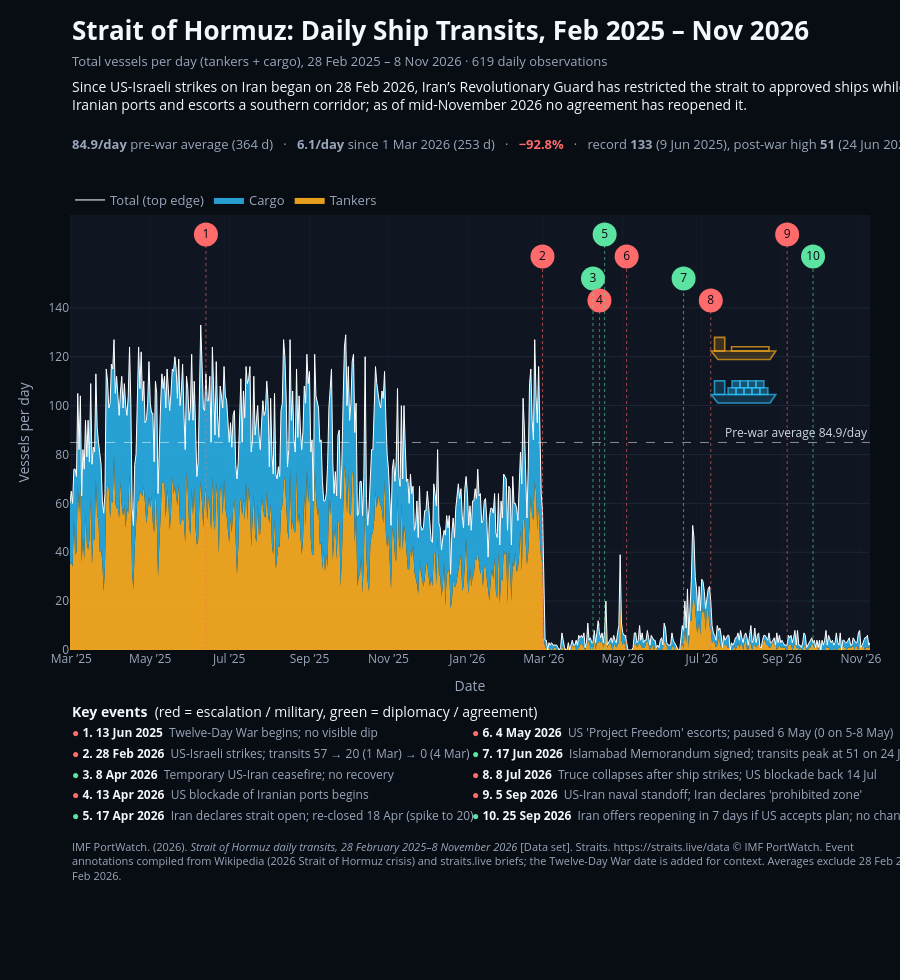

The cell this chart's notebook holds for it:
### Code cell
#!/usr/bin/env python3
"""
Strait of Hormuz: Daily Ship Transits, Feb 2025 - Nov 2026  (interactive Plotly version)

Hover for daily counts; zoom/pan; click legend items to toggle tankers/cargo; hover event markers.
Writes a standalone HTML page you can host with GitHub Pages.
"""
import sys
import textwrap
from pathlib import Path

import pandas as pd
import plotly.graph_objects as go

# Relative paths (looks in the same folder as the script/notebook)
OFFLINE = False
CSV = Path("straits-transits.csv")
OUT = Path("index.html")   # index.html => GitHub Pages home

BG, PANEL, INK, MUTE, GRID = "#080c13", "#0f1521", "#f4f7fb", "#9aa7ba", "#1d2636"
TANK, CARGO, ESC, DIP = "#ffb020", "#2ec4ff", "#ff6b6b", "#5be3a1"

# ---- load + audit -----------------------------------------------------------
if not CSV.exists():
    sys.exit(f"CSV not found: {CSV}. Make sure it is in the same folder as this script.")
df = pd.read_csv(CSV, parse_dates=["date"]).sort_values("date").reset_index(drop=True)
assert not df.date.duplicated().any(), "duplicate dates"
assert df.date.diff().dropna().eq(pd.Timedelta(days=1)).all(), "gaps in daily series"
assert not df.isna().any().any(), "null values"
assert (df.n_total == df.n_tanker + df.n_cargo).all(), "total != tanker + cargo"

pre = df[(df.date >= "2025-03-01") & (df.date <= "2026-02-27")].n_total
post = df[df.date >= "2026-03-01"].n_total
pre_avg, post_avg = pre.mean(), post.mean()
drop = (1 - post_avg / pre_avg) * 100
peak = df.loc[df.n_total.idxmax()]
ppk = df.loc[df[df.date >= "2026-03-01"].n_total.idxmax()]
zeros = int((df.n_total == 0).sum())
fmt = lambda d: f"{d.day} {d:%b %Y}"
print(f"{len(df)} days | pre {pre_avg:.1f} ({len(pre)}d) | post {post_avg:.1f} ({len(post)}d) | -{drop:.1f}% | "
      f"record {peak.n_total} ({fmt(peak.date)}) | post-war high {ppk.n_total} ({fmt(ppk.date)}) | {zeros} zero days")

EVENTS = [
    ("2025-06-13", "Twelve-Day War begins; no visible dip", "e"),
    ("2026-02-28", "US-Israeli strikes; transits 57 \u2192 20 (1 Mar) \u2192 0 (4 Mar)", "e"),
    ("2026-04-08", "Temporary US-Iran ceasefire; no recovery", "d"),
    ("2026-04-13", "US blockade of Iranian ports begins", "e"),
    ("2026-04-17", "Iran declares strait open; re-closed 18 Apr (spike to 20)", "d"),
    ("2026-05-04", "US 'Project Freedom' escorts; paused 6 May (0 on 5-8 May)", "e"),
    ("2026-06-17", "Islamabad Memorandum signed; transits peak at 51 on 24 Jun", "d"),
    ("2026-07-08", "Truce collapses after ship strikes; US blockade back 14 Jul", "e"),
    ("2026-09-05", "US-Iran naval standoff; Iran declares 'prohibited zone'", "e"),
    ("2026-09-25", "Iran offers reopening in 7 days if US accepts plan; no change", "d"),
]
BLURB = ("Since US-Israeli strikes on Iran began on 28 Feb 2026, Iran\u2019s Revolutionary Guard has restricted the strait "
         "to approved ships while the US blockades Iranian ports and escorts a southern corridor; as of mid-November "
         "2026 no agreement has reopened it.")
CITE = ("IMF PortWatch. (2026). <i>Strait of Hormuz daily transits, 28 February 2025\u20138 November 2026</i> [Data set]. "
        "Straits. https://straits.live/data \u00a9 IMF PortWatch. Event annotations compiled from Wikipedia "
        "(2026 Strait of Hormuz crisis) and straits.live briefs; the Twelve-Day War date is added for context. "
        "Averages exclude 28 Feb 2025 and 28 Feb 2026.")

# ---- layout constants (used to keep ship drawings in proportion) -----------
HEIGHT, M = 980, dict(l=70, r=30, t=215, b=330)
PLOT_H = HEIGHT - M["t"] - M["b"]
PLOT_W = 1200                       # approximate; the page is responsive
ASPECT = PLOT_W / PLOT_H
YTOP = 178

fig = go.Figure()
fig.add_trace(go.Scatter(x=df.date, y=df.n_tanker, name="Tankers", mode="lines", stackgroup="s",
                         line=dict(width=0), fillcolor="rgba(255,176,32,0.90)", customdata=df.n_tanker,
                         hovertemplate="Tankers: %{customdata}<extra></extra>"))
fig.add_trace(go.Scatter(x=df.date, y=df.n_cargo, name="Cargo", mode="lines", stackgroup="s",
                         line=dict(width=0), fillcolor="rgba(46,196,255,0.80)", customdata=df.n_cargo,
                         hovertemplate="Cargo: %{customdata}<extra></extra>"))
fig.add_trace(go.Scatter(x=df.date, y=df.n_total, name="Total (top edge)", mode="lines",
                         line=dict(color="white", width=1), customdata=df.n_total,
                         hovertemplate="<b>Total: %{customdata}</b><extra></extra>"))

# event markers: dotted line + numbered badge (hover for the description)
rows = [0, 1, 2, 3] * 3
bx, by, bc, bt, bh = [], [], [], [], []
key_html = []
for k, (d, text, t) in enumerate(EVENTS, 1):
    ts, c = pd.Timestamp(d), (ESC if t == "e" else DIP)
    y = YTOP - 8 - rows[k - 1] * 9
    fig.add_shape(type="line", x0=ts, x1=ts, y0=0, y1=y - 3, line=dict(color=c, width=1, dash="dot"), opacity=0.6)
    bx.append(ts); by.append(y); bc.append(c); bt.append(str(k))
    bh.append(f"<b>{k}. {fmt(ts)}</b><br>{text}")
    key_html.append(f"<span style='color:{c}'>\u25cf</span> <b>{k}. {fmt(ts)}</b>  <span style='color:{MUTE}'>{text}</span>")
fig.add_trace(go.Scatter(x=bx, y=by, mode="markers+text", text=bt, textfont=dict(color="#06090f", size=12),
                         marker=dict(size=24, color=bc), hovertext=bh, hoverinfo="text", showlegend=False,
                         hoverlabel=dict(align="left")))

# pre-war average line
fig.add_shape(type="line", xref="paper", x0=0, x1=1, y0=pre_avg, y1=pre_avg,
              line=dict(color="rgba(255,255,255,0.5)", width=1, dash="dash"))
fig.add_annotation(xref="paper", x=1, y=pre_avg, yshift=10, xanchor="right", showarrow=False,
                   text=f"Pre-war average {pre_avg:.1f}/day", font=dict(color="#cfd8e6", size=12))


# helper to convert hex to rgba for Plotly compatibility
def hex_to_rgba(hex_color, alpha):
    h = hex_color.lstrip("#")
    r, g, b = tuple(int(h[i:i+2], 16) for i in (0, 2, 4))
    return f"rgba({r},{g},{b},{alpha})"


# line-drawn ships (paper coordinates; 120x40 local grid scaled to w paper-units wide)
def ship(x0, y0, w, kind, color):
    h = w / 3 * ASPECT
    P = lambda u, v: f"{x0 + u / 120 * w:.5f},{y0 + v / 40 * h:.5f}"
    def poly(pts, fill):
        path = "M" + " L".join(P(*p) for p in pts) + " Z"
        fig.add_shape(type="path", xref="paper", yref="paper", path=path, fillcolor=fill,
                      line=dict(color=color, width=1.6), opacity=0.7)
    poly([(2, 14), (116, 14), (106, 4), (14, 4)], hex_to_rgba(color, 0.25))          # hull
    poly([(8, 14), (26, 14), (26, 30), (8, 30)], hex_to_rgba(color, 0.25))           # bridge
    if kind == "tanker":
        poly([(38, 14), (104, 14), (104, 19), (38, 19)], "rgba(0,0,0,0)")            # deck
    else:
        for y_, xs in ((14, range(32, 100, 14)), (22, range(39, 95, 14))):           # containers
            for x_ in xs:
                poly([(x_, y_), (x_ + 14, y_), (x_ + 14, y_ + 8), (x_, y_ + 8)], hex_to_rgba(color, 0.50))


# ship positions are in plot-area paper units; they sit in the empty post-war region
ship(0.80, 0.66, 0.085, "tanker", TANK)
ship(0.80, 0.56, 0.085, "cargo", CARGO)

# header, stats, key, citation
fig.add_annotation(xref="paper", yref="paper", x=0, y=1, yshift=205, xanchor="left", yanchor="top", showarrow=False,
                   text="<b>Strait of Hormuz: Daily Ship Transits, Feb 2025 \u2013 Nov 2026</b>", font=dict(size=26, color=INK))
fig.add_annotation(xref="paper", yref="paper", x=0, y=1, yshift=165, xanchor="left", yanchor="top", showarrow=False,
                   text=f"Total vessels per day (tankers + cargo), {fmt(df.date.min())} \u2013 {fmt(df.date.max())} \u00b7 {len(df)} daily observations",
                   font=dict(size=13, color=MUTE))
fig.add_annotation(xref="paper", yref="paper", x=0, y=1, yshift=140, xanchor="left", yanchor="top", showarrow=False,
                   align="left", text="<br>".join(textwrap.wrap(BLURB, 150)), font=dict(size=14, color=INK))
fig.add_annotation(xref="paper", yref="paper", x=0, y=1, yshift=82, xanchor="left", yanchor="top", showarrow=False, align="left",
                   text=(f"<b>{pre_avg:.1f}/day</b> pre-war average ({len(pre)} d)   \u00b7   <b>{post_avg:.1f}/day</b> since 1 Mar 2026 "
                         f"({len(post)} d)   \u00b7   <b style='color:{ESC}'>\u2212{drop:.1f}%</b>   \u00b7   record <b>{int(peak.n_total)}</b> "
                         f"({fmt(peak.date)}), post-war high <b>{int(ppk.n_total)}</b> ({fmt(ppk.date)}), <b>{zeros}</b> zero-transit days"),
                   font=dict(size=13, color=MUTE))
fig.add_annotation(xref="paper", yref="paper", x=0, y=-0.115, xanchor="left", yanchor="top", showarrow=False,
                   text="<b>Key events</b>  (red = escalation / military, green = diplomacy / agreement)", font=dict(size=14, color=INK))
for i, html in enumerate(key_html):
    col, row = divmod(i, 5)
    fig.add_annotation(xref="paper", yref="paper", x=col * 0.5, y=-0.165 - row * 0.048, xanchor="left", yanchor="top",
                       showarrow=False, align="left", text=html, font=dict(size=12, color=INK))
fig.add_annotation(xref="paper", yref="paper", x=0, y=-0.43, xanchor="left", yanchor="top", showarrow=False, align="left",
                   text="<br>".join(textwrap.wrap(CITE, 175)), font=dict(size=11, color=MUTE))

fig.update_layout(
    height=HEIGHT, margin=M, paper_bgcolor=BG, plot_bgcolor=PANEL, font=dict(color=INK),
    hovermode="x unified", hoverlabel=dict(bgcolor="#000000", font_color=INK),
    legend=dict(orientation="h", x=0, y=1.0, yanchor="bottom", font=dict(color=MUTE, size=13)),
    xaxis=dict(title="Date", gridcolor="#141c2a", tickformat="%b \u2019%y", dtick="M2", hoverformat="%-d %b %Y",
               range=[df.date.min(), df.date.max()], tickfont=dict(color=MUTE), title_font=dict(color=MUTE)),
    yaxis=dict(title="Vessels per day", gridcolor=GRID, range=[0, YTOP], tickvals=list(range(0, 141, 20)),
               tickfont=dict(color=MUTE), title_font=dict(color=MUTE), zeroline=False),
)

fig.write_html(OUT, include_plotlyjs=True if OFFLINE else "cdn", full_html=True,
               config={"responsive": True, "displaylogo": False})
print(f"Saved {OUT}")
fig.show()

### Figure 1 — Plotly figure (JSON) as saved in the notebook; plotly's stock layout.template omitted (floating-point values rounded to 4 significant figures; data arrays with more than 128 entries replaced by an {"elided": "..."} marker saying what was removed)
{"data": [{"customdata": {"elided": "619 int values"}, "fillcolor": "rgba(255,176,32,0.90)", "hovertemplate": "Tankers: %{customdata}<extra></extra>", "line": {"width": 0}, "mode": "lines", "name": "Tankers", "stackgroup": "s", "type": "scatter", "x": {"elided": "619 str values"}, "y": {"elided": "619 int values"}}, {"customdata": {"elided": "619 int values"}, "fillcolor": "rgba(46,196,255,0.80)", "hovertemplate": "Cargo: %{customdata}<extra></extra>", "line": {"width": 0}, "mode": "lines", "name": "Cargo", "stackgroup": "s", "type": "scatter", "x": {"elided": "619 str values"}, "y": {"elided": "619 int values"}}, {"customdata": {"elided": "619 int values"}, "hovertemplate": "<b>Total: %{customdata}</b><extra></extra>", "line": {"color": "white", "width": 1}, "mode": "lines", "name": "Total (top edge)", "type": "scatter", "x": {"elided": "619 str values"}, "y": {"elided": "619 int values"}}, {"hoverinfo": "text", "hoverlabel": {"align": "left"}, "hovertext": ["<b>1. 13 Jun 2025</b><br>Twelve-Day War begins; no visible dip", "<b>2. 28 Feb 2026</b><br>US-Israeli strikes; transits 57 → 20 (1 Mar) → 0 (4 Mar)", "<b>3. 8 Apr 2026</b><br>Temporary US-Iran ceasefire; no recovery", "<b>4. 13 Apr 2026</b><br>US blockade of Iranian ports begins", "<b>5. 17 Apr 2026</b><br>Iran declares strait open; re-closed 18 Apr (spike to 20)", "<b>6. 4 May 2026</b><br>US 'Project Freedom' escorts; paused 6 May (0 on 5-8 May)", "<b>7. 17 Jun 2026</b><br>Islamabad Memorandum signed; transits peak at 51 on 24 Jun", "<b>8. 8 Jul 2026</b><br>Truce collapses after ship strikes; US blockade back 14 Jul", "<b>9. 5 Sep 2026</b><br>US-Iran naval standoff; Iran declares 'prohibited zone'", "<b>10. 25 Sep 2026</b><br>Iran offers reopening in 7 days if US accepts plan; no change"], "marker": {"color": ["#ff6b6b", "#ff6b6b", "#5be3a1", "#ff6b6b", "#5be3a1", "#ff6b6b", "#5be3a1", "#ff6b6b", "#ff6b6b", "#5be3a1"], "size": 24}, "mode": "markers+text", "showlegend": false, "text": ["1", "2", "3", "4", "5", "6", "7", "8", "9", "10"], "textfont": {"color": "#06090f", "size": 12}, "type": "scatter", "x": ["2025-06-13T00:00:00", "2026-02-28T00:00:00", "2026-04-08T00:00:00", "2026-04-13T00:00:00", "2026-04-17T00:00:00", "2026-05-04T00:00:00", "2026-06-17T00:00:00", "2026-07-08T00:00:00", "2026-09-05T00:00:00", "2026-09-25T00:00:00"], "y": [170, 161, 152, 143, 170, 161, 152, 143, 170, 161]}], "layout": {"annotations": [{"font": {"color": "#cfd8e6", "size": 12}, "showarrow": false, "text": "Pre-war average 84.9/day", "x": 1, "xanchor": "right", "xref": "paper", "y": 84.91, "yshift": 10}, {"font": {"color": "#f4f7fb", "size": 26}, "showarrow": false, "text": "<b>Strait of Hormuz: Daily Ship Transits, Feb 2025 – Nov 2026</b>", "x": 0, "xanchor": "left", "xref": "paper", "y": 1, "yanchor": "top", "yref": "paper", "yshift": 205}, {"font": {"color": "#9aa7ba", "size": 13}, "showarrow": false, "text": "Total vessels per day (tankers + cargo), 28 Feb 2025 – 8 Nov 2026 · 619 daily observations", "x": 0, "xanchor": "left", "xref": "paper", "y": 1, "yanchor": "top", "yref": "paper", "yshift": 165}, {"align": "left", "font": {"color": "#f4f7fb", "size": 14}, "showarrow": false, "text": "Since US-Israeli strikes on Iran began on 28 Feb 2026, Iran’s Revolutionary Guard has restricted the strait to approved ships while the US blockades<br>Iranian ports and escorts a southern corridor; as of mid-November 2026 no agreement has reopened it.", "x": 0, "xanchor": "left", "xref": "paper", "y": 1, "yanchor": "top", "yref": "paper", "yshift": 140}, {"align": "left", "font": {"color": "#9aa7ba", "size": 13}, "showarrow": false, "text": "<b>84.9/day</b> pre-war average (364 d)   ·   <b>6.1/day</b> since 1 Mar 2026 (253 d)   ·   <b style='color:#ff6b6b'>−92.8%</b>   ·   record <b>133</b> (9 Jun 2025), post-war high <b>51</b> (24 Jun 2026), <b>14</b> zero-transit days", "x": 0, "xanchor": "left", "xref": "paper", "y": 1, "yanchor": "top", "yref": "paper", "yshift": 82}, {"font": {"color": "#f4f7fb", "size": 14}, "showarrow": false, "text": "<b>Key events</b>  (red = escalation / military, green = diplomacy / agreement)", "x": 0, "xanchor": "left", "xref": "paper", "y": -0.115, "yanchor": "top", "yref": "paper"}, {"align": "left", "font": {"color": "#f4f7fb", "size": 12}, "showarrow": false, "text": "<span style='color:#ff6b6b'>●</span> <b>1. 13 Jun 2025</b>  <span style='color:#9aa7ba'>Twelve-Day War begins; no visible dip</span>", "x": 0, "xanchor": "left", "xref": "paper", "y": -0.165, "yanchor": "top", "yref": "paper"}, {"align": "left", "font": {"color": "#f4f7fb", "size": 12}, "showarrow": false, "text": "<span style='color:#ff6b6b'>●</span> <b>2. 28 Feb 2026</b>  <span style='color:#9aa7ba'>US-Israeli strikes; transits 57 → 20 (1 Mar) → 0 (4 Mar)</span>", "x": 0, "xanchor": "left", "xref": "paper", "y": -0.213, "yanchor": "top", "yref": "paper"}, {"align": "left", "font": {"color": "#f4f7fb", "size": 12}, "showarrow": false, "text": "<span style='color:#5be3a1'>●</span> <b>3. 8 Apr 2026</b>  <span style='color:#9aa7ba'>Temporary US-Iran ceasefire; no recovery</span>", "x": 0, "xanchor": "left", "xref": "paper", "y": -0.261, "yanchor": "top", "yref": "paper"}, {"align": "left", "font": {"color": "#f4f7fb", "size": 12}, "showarrow": false, "text": "<span style='color:#ff6b6b'>●</span> <b>4. 13 Apr 2026</b>  <span style='color:#9aa7ba'>US blockade of Iranian ports begins</span>", "x": 0, "xanchor": "left", "xref": "paper", "y": -0.309, "yanchor": "top", "yref": "paper"}, {"align": "left", "font": {"color": "#f4f7fb", "size": 12}, "showarrow": false, "text": "<span style='color:#5be3a1'>●</span> <b>5. 17 Apr 2026</b>  <span style='color:#9aa7ba'>Iran declares strait open; re-closed 18 Apr (spike to 20)</span>", "x": 0, "xanchor": "left", "xref": "paper", "y": -0.357, "yanchor": "top", "yref": "paper"}, {"align": "left", "font": {"color": "#f4f7fb", "size": 12}, "showarrow": false, "text": "<span style='color:#ff6b6b'>●</span> <b>6. 4 May 2026</b>  <span style='color:#9aa7ba'>US 'Project Freedom' escorts; paused 6 May (0 on 5-8 May)</span>", "x": 0.5, "xanchor": "left", "xref": "paper", "y": -0.165, "yanchor": "top", "yref": "paper"}, {"align": "left", "font": {"color": "#f4f7fb", "size": 12}, "showarrow": false, "text": "<span style='color:#5be3a1'>●</span> <b>7. 17 Jun 2026</b>  <span style='color:#9aa7ba'>Islamabad Memorandum signed; transits peak at 51 on 24 Jun</span>", "x": 0.5, "xanchor": "left", "xref": "paper", "y": -0.213, "yanchor": "top", "yref": "paper"}, {"align": "left", "font": {"color": "#f4f7fb", "size": 12}, "showarrow": false, "text": "<span style='color:#ff6b6b'>●</span> <b>8. 8 Jul 2026</b>  <span style='color:#9aa7ba'>Truce collapses after ship strikes; US blockade back 14 Jul</span>", "x": 0.5, "xanchor": "left", "xref": "paper", "y": -0.261, "yanchor": "top", "yref": "paper"}, {"align": "left", "font": {"color": "#f4f7fb", "size": 12}, "showarrow": false, "text": "<span style='color:#ff6b6b'>●</span> <b>9. 5 Sep 2026</b>  <span style='color:#9aa7ba'>US-Iran naval standoff; Iran declares 'prohibited zone'</span>", "x": 0.5, "xanchor": "left", "xref": "paper", "y": -0.309, "yanchor": "top", "yref": "paper"}, {"align": "left", "font": {"color": "#f4f7fb", "size": 12}, "showarrow": false, "text": "<span style='color:#5be3a1'>●</span> <b>10. 25 Sep 2026</b>  <span style='color:#9aa7ba'>Iran offers reopening in 7 days if US accepts plan; no change</span>", "x": 0.5, "xanchor": "left", "xref": "paper", "y": -0.357, "yanchor": "top", "yref": "paper"}, {"align": "left", "font": {"color": "#9aa7ba", "size": 11}, "showarrow": false, "text": "IMF PortWatch. (2026). <i>Strait of Hormuz daily transits, 28 February 2025–8 November 2026</i> [Data set]. Straits. https://straits.live/data © IMF PortWatch. Event<br>annotations compiled from Wikipedia (2026 Strait of Hormuz crisis) and straits.live briefs; the Twelve-Day War date is added for context. Averages exclude 28 Feb 2025 and 28<br>Feb 2026.", "x": 0, "xanchor": "left", "xref": "paper", "y": -0.43, "yanchor": "top", "yref": "paper"}], "font": {"color": "#f4f7fb"}, "height": 980, "hoverlabel": {"bgcolor": "#000000", "font": {"color": "#f4f7fb"}}, "hovermode": "x unified", "legend": {"font": {"color": "#9aa7ba", "size": 13}, "orientation": "h", "x": 0, "y": 1, "yanchor": "bottom"}, "margin": {"b": 330, "l": 70, "r": 30, "t": 215}, "paper_bgcolor": "#080c13", "plot_bgcolor": "#0f1521", "shapes": [{"line": {"color": "#ff6b6b", "dash": "dot", "width": 1}, "opacity": 0.6, "type": "line", "x0": "2025-06-13T00:00:00", "x1": "2025-06-13T00:00:00", "y0": 0, "y1": 167}, {"line": {"color": "#ff6b6b", "dash": "dot", "width": 1}, "opacity": 0.6, "type": "line", "x0": "2026-02-28T00:00:00", "x1": "2026-02-28T00:00:00", "y0": 0, "y1": 158}, {"line": {"color": "#5be3a1", "dash": "dot", "width": 1}, "opacity": 0.6, "type": "line", "x0": "2026-04-08T00:00:00", "x1": "2026-04-08T00:00:00", "y0": 0, "y1": 149}, {"line": {"color": "#ff6b6b", "dash": "dot", "width": 1}, "opacity": 0.6, "type": "line", "x0": "2026-04-13T00:00:00", "x1": "2026-04-13T00:00:00", "y0": 0, "y1": 140}, {"line": {"color": "#5be3a1", "dash": "dot", "width": 1}, "opacity": 0.6, "type": "line", "x0": "2026-04-17T00:00:00", "x1": "2026-04-17T00:00:00", "y0": 0, "y1": 167}, {"line": {"color": "#ff6b6b", "dash": "dot", "width": 1}, "opacity": 0.6, "type": "line", "x0": "2026-05-04T00:00:00", "x1": "2026-05-04T00:00:00", "y0": 0, "y1": 158}, {"line": {"color": "#5be3a1", "dash": "dot", "width": 1}, "opacity": 0.6, "type": "line", "x0": "2026-06-17T00:00:00", "x1": "2026-06-17T00:00:00", "y0": 0, "y1": 149}, {"line": {"color": "#ff6b6b", "dash": "dot", "width": 1}, "opacity": 0.6, "type": "line", "x0": "2026-07-08T00:00:00", "x1": "2026-07-08T00:00:00", "y0": 0, "y1": 140}, {"line": {"color": "#ff6b6b", "dash": "dot", "width": 1}, "opacity": 0.6, "type": "line", "x0": "2026-09-05T00:00:00", "x1": "2026-09-05T00:00:00", "y0": 0, "y1": 167}, {"line": {"color": "#5be3a1", "dash": "dot", "width": 1}, "opacity": 0.6, "type": "line", "x0": "2026-09-25T00:00:00", "x1": "2026-09-25T00:00:00", "y0": 0, "y1": 158}, {"line": {"color": "rgba(255,255,255,0.5)", "dash": "dash", "width": 1}, "type": "line", "x0": 0, "x1": 1, "xref": "paper", "y0": 84.91, "y1": 84.91}, {"fillcolor": "rgba(255,176,32,0.25)", "line": {"color": "#ffb020", "width": 1.6}, "opacity": 0.7, "path": "M0.80142,0.68736 L0.88217,0.68736 L0.87508,0.66782 L0.80992,0.66782 Z", "type": "path", "xref": "paper", "yref": "paper"}, {"fillcolor": "rgba(255,176,32,0.25)", "line": {"color": "#ffb020", "width": 1.6}, "opacity": 0.7, "path": "M0.80567,0.68736 L0.81842,0.68736 L0.81842,0.71862 L0.80567,0.71862 Z", "type": "path", "xref": "paper", "yref": "paper"}, {"fillcolor": "rgba(0,0,0,0)", "line": {"color": "#ffb020", "width": 1.6}, "opacity": 0.7, "path": "M0.82692,0.68736 L0.87367,0.68736 L0.87367,0.69713 L0.82692,0.69713 Z", "type": "path", "xref": "paper", "yref": "paper"}, {"fillcolor": "rgba(46,196,255,0.25)", "line": {"color": "#2ec4ff", "width": 1.6}, "opacity": 0.7, "path": "M0.80142,0.58736 L0.88217,0.58736 L0.87508,0.56782 L0.80992,0.56782 Z", "type": "path", "xref": "paper", "yref": "paper"}, {"fillcolor": "rgba(46,196,255,0.25)", "line": {"color": "#2ec4ff", "width": 1.6}, "opacity": 0.7, "path": "M0.80567,0.58736 L0.81842,0.58736 L0.81842,0.61862 L0.80567,0.61862 Z", "type": "path", "xref": "paper", "yref": "paper"}, {"fillcolor": "rgba(46,196,255,0.5)", "line": {"color": "#2ec4ff", "width": 1.6}, "opacity": 0.7, "path": "M0.82267,0.58736 L0.83258,0.58736 L0.83258,0.60299 L0.82267,0.60299 Z", "type": "path", "xref": "paper", "yref": "paper"}, {"fillcolor": "rgba(46,196,255,0.5)", "line": {"color": "#2ec4ff", "width": 1.6}, "opacity": 0.7, "path": "M0.83258,0.58736 L0.84250,0.58736 L0.84250,0.60299 L0.83258,0.60299 Z", "type": "path", "xref": "paper", "yref": "paper"}, {"fillcolor": "rgba(46,196,255,0.5)", "line": {"color": "#2ec4ff", "width": 1.6}, "opacity": 0.7, "path": "M0.84250,0.58736 L0.85242,0.58736 L0.85242,0.60299 L0.84250,0.60299 Z", "type": "path", "xref": "paper", "yref": "paper"}, {"fillcolor": "rgba(46,196,255,0.5)", "line": {"color": "#2ec4ff", "width": 1.6}, "opacity": 0.7, "path": "M0.85242,0.58736 L0.86233,0.58736 L0.86233,0.60299 L0.85242,0.60299 Z", "type": "path", "xref": "paper", "yref": "paper"}, {"fillcolor": "rgba(46,196,255,0.5)", "line": {"color": "#2ec4ff", "width": 1.6}, "opacity": 0.7, "path": "M0.86233,0.58736 L0.87225,0.58736 L0.87225,0.60299 L0.86233,0.60299 Z", "type": "path", "xref": "paper", "yref": "paper"}, {"fillcolor": "rgba(46,196,255,0.5)", "line": {"color": "#2ec4ff", "width": 1.6}, "opacity": 0.7, "path": "M0.82763,0.60299 L0.83754,0.60299 L0.83754,0.61862 L0.82763,0.61862 Z", "type": "path", "xref": "paper", "yref": "paper"}, {"fillcolor": "rgba(46,196,255,0.5)", "line": {"color": "#2ec4ff", "width": 1.6}, "opacity": 0.7, "path": "M0.83754,0.60299 L0.84746,0.60299 L0.84746,0.61862 L0.83754,0.61862 Z", "type": "path", "xref": "paper", "yref": "paper"}, {"fillcolor": "rgba(46,196,255,0.5)", "line": {"color": "#2ec4ff", "width": 1.6}, "opacity": 0.7, "path": "M0.84746,0.60299 L0.85737,0.60299 L0.85737,0.61862 L0.84746,0.61862 Z", "type": "path", "xref": "paper", "yref": "paper"}, {"fillcolor": "rgba(46,196,255,0.5)", "line": {"color": "#2ec4ff", "width": 1.6}, "opacity": 0.7, "path": "M0.85737,0.60299 L0.86729,0.60299 L0.86729,0.61862 L0.85737,0.61862 Z", "type": "path", "xref": "paper", "yref": "paper"}], "xaxis": {"dtick": "M2", "gridcolor": "#141c2a", "hoverformat": "%-d %b %Y", "range": ["2025-02-28T00:00:00", "2026-11-08T00:00:00"], "tickfont": {"color": "#9aa7ba"}, "tickformat": "%b ’%y", "title": {"font": {"color": "#9aa7ba"}, "text": "Date"}}, "yaxis": {"gridcolor": "#1d2636", "range": [0, 178], "tickfont": {"color": "#9aa7ba"}, "tickvals": [0, 20, 40, 60, 80, 100, 120, 140], "title": {"font": {"color": "#9aa7ba"}, "text": "Vessels per day"}, "zeroline": false}}}
